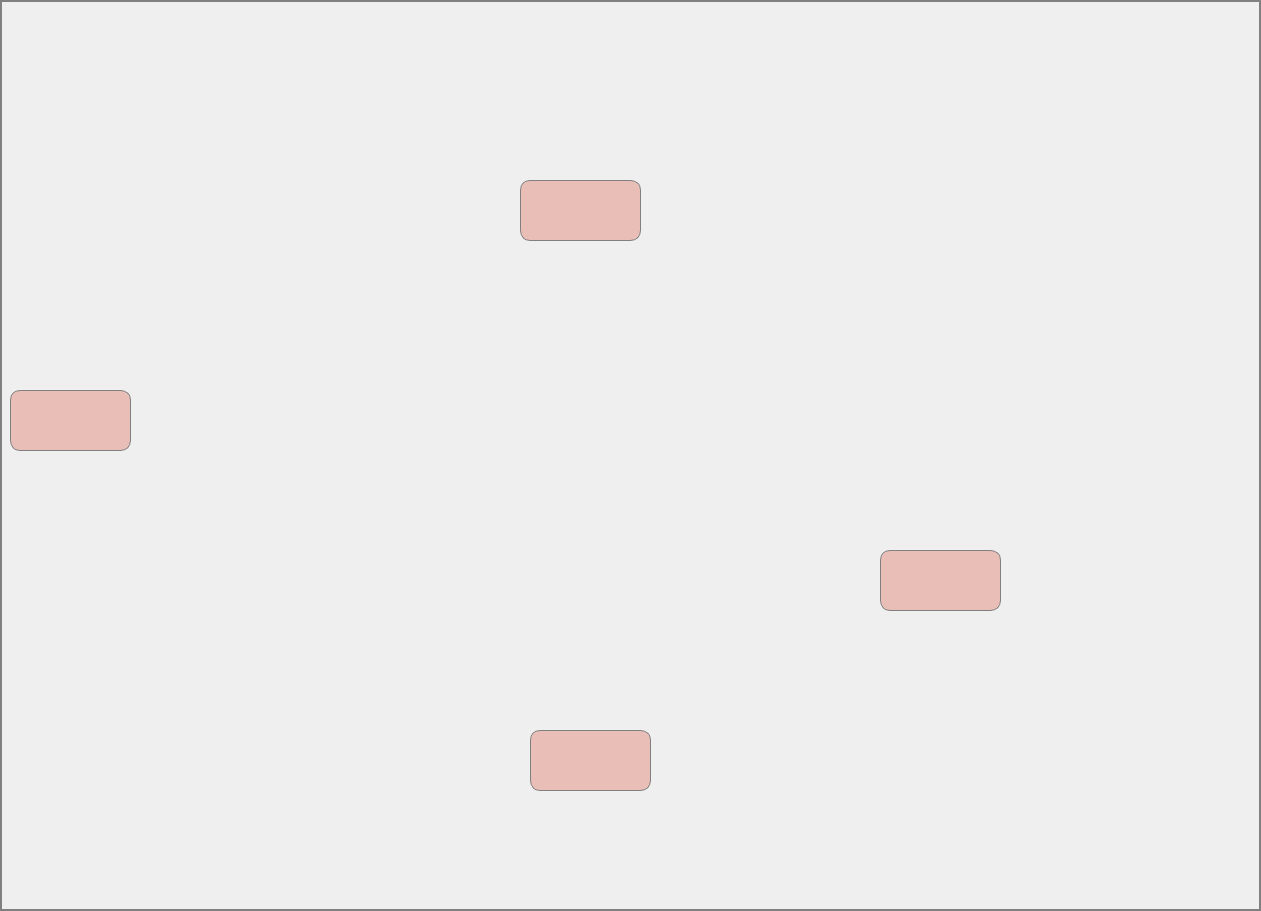
<?xml version="1.0" encoding="UTF-8"?>
<ui version="4.0">
 <class>Dialog</class>
 <widget class="QDialog" name="Dialog">
  <property name="geometry">
   <rect>
    <x>0</x>
    <y>0</y>
    <width>1261</width>
    <height>911</height>
   </rect>
  </property>
  <property name="windowTitle">
   <string>1st Floor Temperature</string>
  </property>
  <widget class="QLabel" name="label">
   <property name="geometry">
    <rect>
     <x>0</x>
     <y>0</y>
     <width>1261</width>
     <height>911</height>
    </rect>
   </property>
   <property name="styleSheet">
    <string notr="true">border:2px solid grey;</string>
   </property>
   <property name="text">
    <string/>
   </property>
   <property name="pixmap">
    <pixmap>1F.jpg</pixmap>
   </property>
  </widget>
  <widget class="QLabel" name="label_2">
   <property name="geometry">
    <rect>
     <x>660</x>
     <y>290</y>
     <width>111</width>
     <height>61</height>
    </rect>
   </property>
   <property name="font">
    <font>
     <family>Times New Roman</family>
     <pointsize>28</pointsize>
    </font>
   </property>
   <property name="text">
    <string/>
   </property>
  </widget>
  <widget class="QLabel" name="label_3">
   <property name="geometry">
    <rect>
     <x>470</x>
     <y>400</y>
     <width>111</width>
     <height>61</height>
    </rect>
   </property>
   <property name="font">
    <font>
     <family>Times New Roman</family>
     <pointsize>28</pointsize>
    </font>
   </property>
   <property name="text">
    <string/>
   </property>
  </widget>
  <widget class="QLabel" name="label_4">
   <property name="geometry">
    <rect>
     <x>520</x>
     <y>180</y>
     <width>121</width>
     <height>61</height>
    </rect>
   </property>
   <property name="font">
    <font>
     <family>Times New Roman</family>
     <pointsize>28</pointsize>
    </font>
   </property>
   <property name="styleSheet">
    <string notr="true">background-color:rgba(222, 114, 94,100);
color:rgb(222, 114, 94);
border:1px solid grey;
border-radius: 10px;</string>
   </property>
   <property name="text">
    <string/>
   </property>
  </widget>
  <widget class="QLabel" name="label_5">
   <property name="geometry">
    <rect>
     <x>530</x>
     <y>730</y>
     <width>121</width>
     <height>61</height>
    </rect>
   </property>
   <property name="font">
    <font>
     <family>Times New Roman</family>
     <pointsize>28</pointsize>
    </font>
   </property>
   <property name="styleSheet">
    <string notr="true">background-color:rgba(222, 114, 94,100);
color:rgb(222, 114, 94);
border:1px solid grey;
border-radius: 10px;</string>
   </property>
   <property name="text">
    <string/>
   </property>
  </widget>
  <widget class="QLabel" name="label_6">
   <property name="geometry">
    <rect>
     <x>880</x>
     <y>550</y>
     <width>121</width>
     <height>61</height>
    </rect>
   </property>
   <property name="font">
    <font>
     <family>Times New Roman</family>
     <pointsize>28</pointsize>
    </font>
   </property>
   <property name="styleSheet">
    <string notr="true">background-color:rgba(222, 114, 94,100);
color:rgb(222, 114, 94);
border:1px solid grey;
border-radius: 10px;</string>
   </property>
   <property name="text">
    <string/>
   </property>
  </widget>
  <widget class="QLabel" name="label_7">
   <property name="geometry">
    <rect>
     <x>10</x>
     <y>390</y>
     <width>121</width>
     <height>61</height>
    </rect>
   </property>
   <property name="font">
    <font>
     <family>Times New Roman</family>
     <pointsize>28</pointsize>
    </font>
   </property>
   <property name="styleSheet">
    <string notr="true">background-color:rgba(222, 114, 94,100);
color:rgb(222, 114, 94);
border:1px solid grey;
border-radius: 10px;</string>
   </property>
   <property name="text">
    <string/>
   </property>
  </widget>
 </widget>
 <resources/>
 <connections/>
</ui>
